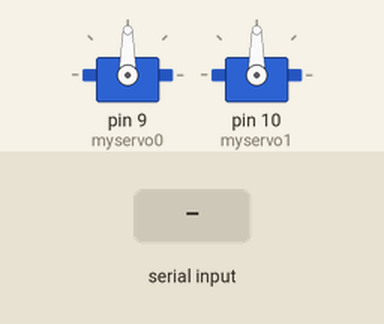
This sketch was run on a simulated Arduino Uno, built with avr-gcc and run on an emulated ATmega328P. Shown: 2 × servo. Inputs (shaded band) come from the test bench.

Above: at 1.2 s.
1.3 s: "A" received over Serial
At 2.0 s:
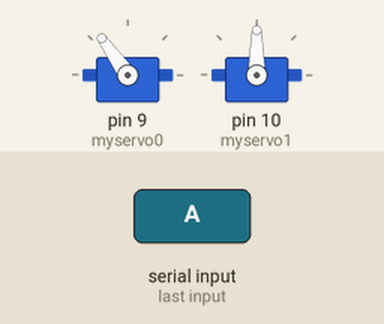
2.9 s: "B" received over Serial
At 4.9 s:
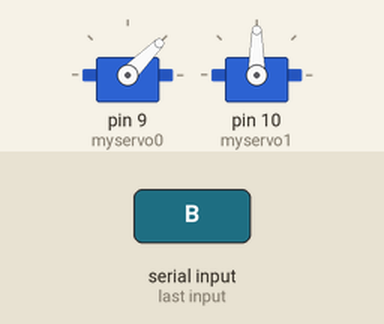
Timing chart, 0 to 6.4 s (numbered marks = the images above; inputs shaded):
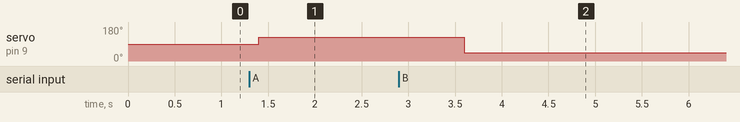

Measured:
- after the input at 1.3 s, servo on pin 9 (myservo0): 90° → 125° after 0.10 s
- after the input at 2.9 s, servo on pin 9 (myservo0): 125° → 45° after 0.70 s

The sketch:

calibrar_mano.ino
```cpp
#include <Servo.h>


byte dato;
Servo myservo0, myservo1;

void setup() {
  Serial.begin(9600);
  myservo0.attach(9);
  myservo1.attach(10);
}

void loop() {
  if (Serial.available())
  //Guardamos en la variable dato el valor leido
  dato = Serial.read();
    //Comprobamos el dato
    switch (dato)
    { //Si recibimos una ...
      case 65: //A Pulgar ON
        {
          myservo1.detach();
          delay(100);
          myservo0.write(125);
          delay(1000);
        }
        break;
      case 66: //B Pulgar OFF
        {
          myservo1.detach();
          delay(100);
          myservo0.write(45);
          delay(1000);
        }
        break;
      case 67: //A Indice ON
        { myservo0.detach();
          delay(500);
          myservo1.write(125);
          delay(1000);
        }
        break;
      case 68: //B Indice OFF
        { myservo0.detach();
          delay(500);
          myservo1.write(45);
          delay(1000);
        }
        break;
    }

}
```
